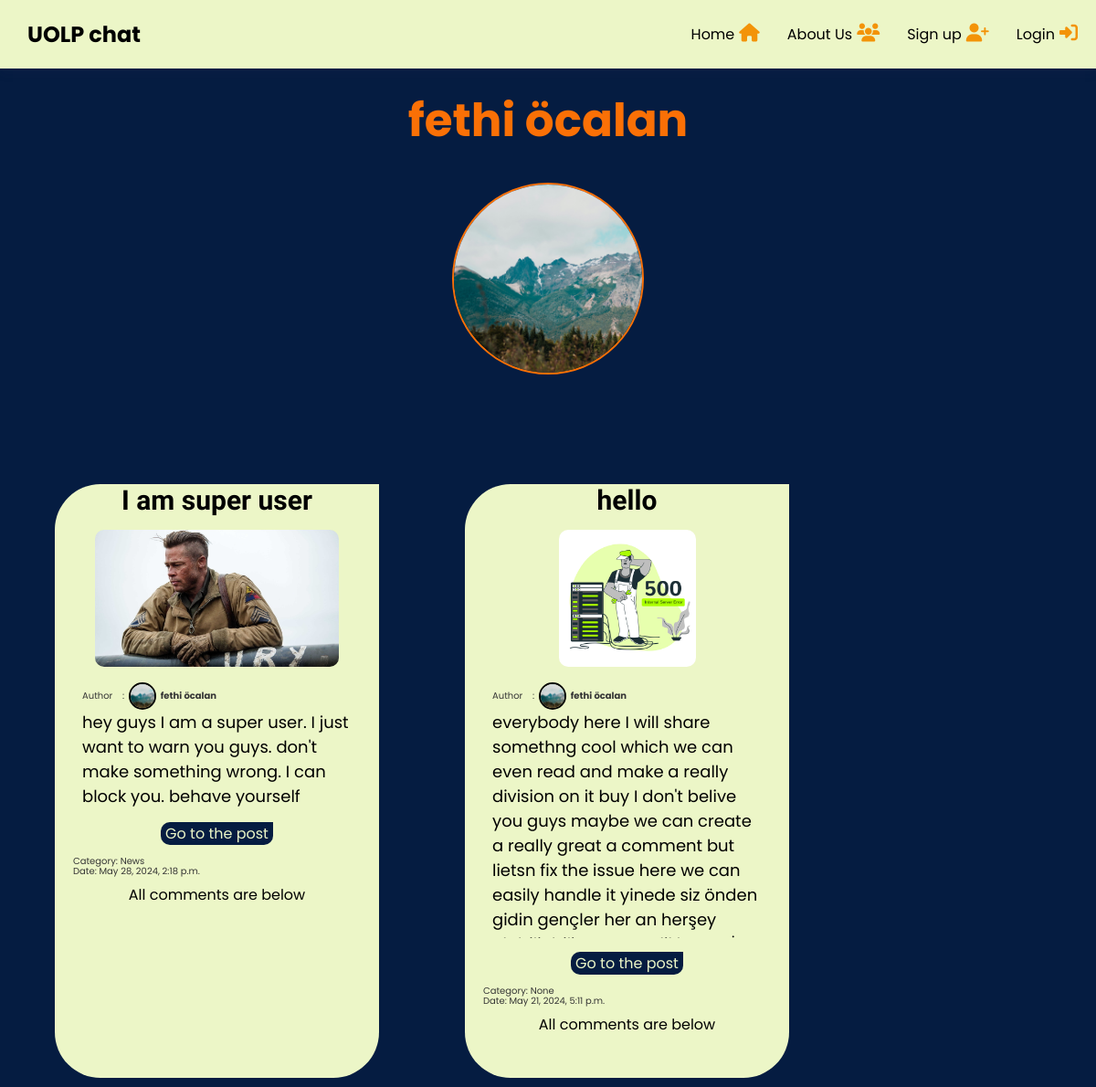
The page /profile/view/65 on the database as committed earlier.
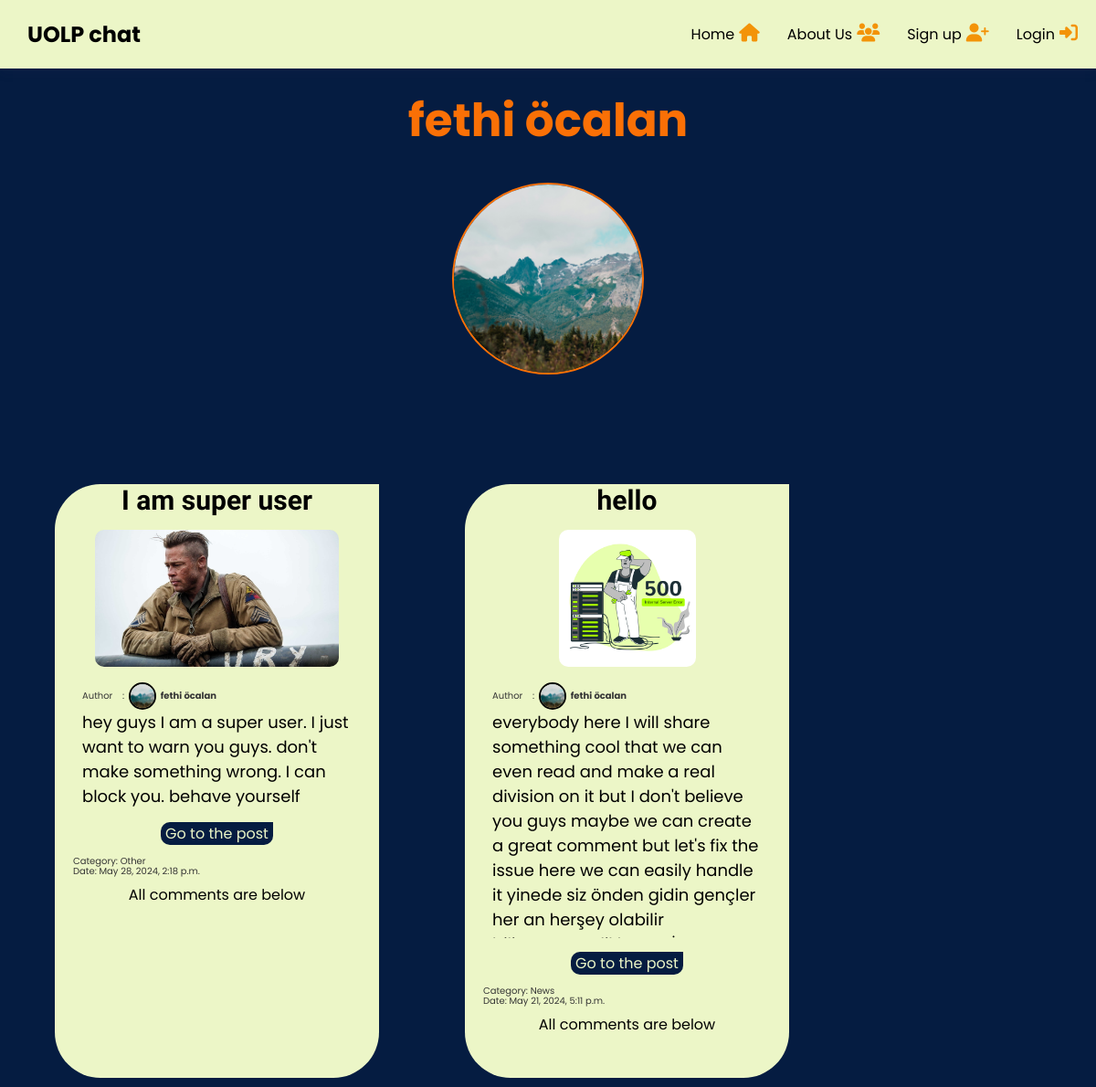
The same page on the database as committed later.
### pages/models.py (models this page shows, shortened)
class Profile(models.Model):
    user = models.OneToOneField(User, on_delete=models.CASCADE)
    image = models.ImageField(default='profile_pics/male_def.jpg', upload_to=user_directory_path)
    bio = models.TextField(default='No bio')
    class Meta:
        verbose_name = "All Profile"
        ordering = ['user_id']

### posts/models.py (models this page shows, shortened)
class Post(models.Model):
    CATEGORY_CHOICES = [
        ('News', 'News'),
        ('Question', 'Question'),
        ('Tips', 'Tips'),
        ('Event', 'Event'),
        ('Other', 'Other'),
    ]
    owner = models.ForeignKey(User, on_delete=models.CASCADE, default=1, verbose_name='owner')
    title = models.CharField(max_length=100)
    content = models.TextField()
    image = models.ImageField(upload_to='posted_images/%Y/%m/%d/', null=True, blank=True)
    pdf = models.FileField(upload_to='posted_pdfs/%Y/%m/%d/', null=True, blank=True, verbose_name='PDF file')
    date_posted = models.DateTimeField(auto_now_add=True, verbose_name='posted date')
    sender_id = models.IntegerField(default=0, verbose_name='sender id')
    sender_name = models.CharField(max_length=100, default='', verbose_name='sender name')
    active = models.BooleanField(default=True, verbose_name='public post')
    category = models.CharField(max_length=100, null=True, blank=True, choices=CATEGORY_CHOICES, verbose_name='category')
    class Meta:
        verbose_name = "All Post"
        ordering = ['-date_posted']

### pages/views.py (the view)
# urls.py: path('profile/view/<int:user_id>', views.view_profile, name='view_profile'),
def view_profile(request, user_id):
    current_user = request.user
    return render(request, 'pages/view_profile.html', {'user': current_user, 'posts': Post.objects.all(), 'profilo': User.objects.get(id=user_id), 'thisPage': 'view_profile'})

### templates/pages/view_profile.html
{% extends 'base.html' %}
{% block content %}
<div class="view_profile">
    <div class="view_profile_header">
<p>{{ profilo.first_name }} {{ profilo.last_name }}</p>
{% if profilo.profile.image %}
            <div class="profile_image_view">
                <img src="{{ profilo.profile.image.url }}" alt="Profile Picture" >
            </div>
      {% endif %}
      </div>
</div>
{% for post in posts %}
        {% if  post.sender_id == profilo.id %}
            {% if post.active %}
           {% include "posts/post.html" %}
            {% endif %}
        {% endif %}
    {% endfor %}
{% endblock %}

### templates/base.html (shortened to what this page needs)
{% load static %}
<!DOCTYPE html>
<html>
<head>
    {% if user.is_authenticated and thisPage == "profile" %}
    <title>Profile:{{user.username}}</title>
    <link rel="stylesheet" href="{% static 'css\pages\profile.css' %}">
    <link rel="stylesheet" href="{% static 'css\form\add_comment.css' %}">
    {% elif thisPage == "about" %}
    <link rel="stylesheet" href="{% static 'css\pages\about.css' %}">
    {% elif thisPage == "sign" %}
    <link rel="stylesheet" href="{% static 'css\pages\sign.css' %}">
    {% elif thisPage == "login" %}
    <link rel="stylesheet" href="{% static 'css\pages\login.css' %}">
    {% elif thisPage == "view_profile" %}
    <link rel="stylesheet" href="{% static 'css\posts\post.css' %}">
    <link rel="stylesheet" href="{% static 'css\pages\view_profile.css' %}">
    <link rel="stylesheet" href="{% static 'css\form\add_comment.css' %}">
    {% elif thisPage == "edit_post" %}
    <link rel="stylesheet" href="{% static 'css\pages\home.css' %}">
    <link rel="stylesheet" href="{% static 'css\posts\edit_post.css' %}">
    {% endif %}
    <link rel="stylesheet" href="{% static 'css\base.css' %}">
    <link rel="stylesheet" href="{% static 'css\nav_bar.css' %}">
    <link rel="stylesheet" href="{% static 'css\pages\view_profile.css' %}">
    {% include "Navbar.html"%}
</head>
    {% block content %}{% endblock %}
</body>
</html>

### templates/navbar.html (shortened to what this page needs)
<link rel="stylesheet" href="https://cdnjs.cloudflare.com/ajax/libs/font-awesome/6.5.1/css/all.min.css" />
<div class = "container_navbar">
<nav>
    <div class="logo">
         <h1>UOLP chat</h1>
         </div>
    <ul>
        <li><a href="{% url 'home' %}">Home<i class="fa-solid fa-house"></i></a></li>
        <li><a href="{% url 'about' %}">About Us<i class="fa-solid fa-users"></i></a></li>
        {% if not user.is_authenticated %}
        <li><a href="{% url 'signup' %}">Sign up<i class="fa-solid fa-user-plus"></i></a></li>
        <li><a href="{% url 'login' %}">Login<i class="fa-solid fa-right-to-bracket"></i></a></li>
        {% endif %}
    </ul>
</nav>
</div>

### templates/posts/post.html (shortened to what this page needs)
{% if post.active %}
  <div class="container_post">
    <div class="wrapper_post">
      <h3>{{ post.title }}</h3>
      <div class="posted_paragraph_image">
        {% if post.image %}
          <a href="{{ post.image.url }}" target="_blank">
            <img class="main_img_post" src="{{ post.image.url }}" alt="Post Image" />
          </a>
        {% endif %}
        <div class="ab">
          <p class="sender">
            Author&nbsp;&nbsp;&nbsp;&nbsp;:&nbsp;&nbsp;
            <div class="profile_post">
              <img src="{{ post.owner.profile.image.url }}" alt="Comment Image">
            </div>
            &nbsp;<a href="{% url 'view_profile' post.sender_id %}">{{ post.sender_name }}</a>
          </p>
        </div>
        <p>{{ post.content }}</p>
        <div class="btn_post_all">
          <a href="{% url 'view_post' post.id %}" class="btn post_go">Go to the post</a>
        </div>
      </div>
      <div class="category_author_date_post">
        <p class="category">Category: {{ post.get_category_display }}</p>
        <p class="date">Date: {{ post.date_posted }}</p>
      </div>
      <div class="post_comment">
        {% include 'comments/commentsLimited.html' %}
      </div>
    </div>
  </div>
{% endif %}

### templates/comments/commentsLimited.html (shortened to what this page needs)
<p>All comments are below</p>

### static/css/posts/post.css (style rules this page uses)
.container_post { font-family: "Poppins", sans-serif; display:inline-flex; margin-top: 100px; align-items: center; }
.wrapper_post { background: #ecf6c7 ; text-align: center; margin-left: 60px; margin-bottom: 10px; margin-right: 30px; padding:20px 20px 20px 20px; width:355px ; min-height: 650px; border-radius:50px 0px 50px 50px; transform: scale(1); transition: 0.5s ease; }
.wrapper_post h3 { margin-top: -20px; font-family: "Kanit", sans-serif; font-size: 30px; word-wrap: break-word; }
.wrapper_post .posted_paragraph_image { position:relative; margin-top: 5px; padding:10px 10px 50px 10px; }
.wrapper_post .main_img_post { margin-bottom: 10px; max-height: 150px; max-width: 300px; border-radius: 10px 10px 10px 10px; }
.wrapper_post .posted_paragraph_image p { margin-bottom: 0px; max-height: 250px; overflow-y:auto; text-align: left; font-size: 18px; word-wrap: break-word; }
.wrapper_post .posted_paragraph_image .btn_post_all { width: 100%; position: absolute; display: flex; justify-content: space-around; bottom:0; left:0; }
.wrapper_post .posted_paragraph_image .btn { margin-bottom: 10px; text-decoration: none; padding: 0px 5px; border-radius:10px 0px 10px 10px; background:#051c41; color:#ecf6c7; transition: 0.5s ease; transform: scale(1); }
.wrapper_post .category_author_date_post { text-align: left; margin-bottom: 10px; }
.wrapper_post .category_author_date_post p { color:rgb(53, 53, 53); margin-bottom: -5px; font-size: 10px; }
.wrapper_post .ab a { text-decoration: none; color:rgb(53, 53, 53); font-weight: bold; font-size: 10px; }
.wrapper_post .ab .sender { color:rgb(53, 53, 53); font-size: 10px; }
.sender { display: flex; }
.ab { display: flex; align-items: center; }
.wrapper_post .profile_post { width: 30px; height: 30px; border-radius: 50%; overflow: hidden; display: flex; align-items: center; justify-content: center; border: 2px solid #000000; }
.wrapper_post .profile_post img { width: 100%; height: 100%; object-fit: cover; }
@media screen and (max-width: 1477px) { .wrapper_post { background: #ecf6c7 ; text-align: center; margin-left: 60px; margin-bottom: 10px; margin-right: 30px; padding:20px 20px 20px 20px; width:600px ; min-height: 650px; border-radius:50px 0px 50px 50px; transform: scale(1); transition: 0.5s ease; } }
@media screen and (max-width: 1384px) { .wrapper_post { background: #ecf6c7 ; text-align: center; margin-left: 60px; margin-bottom: 10px; margin-right: 30px; padding:20px 20px 20px 20px; width:350px ; min-height: 650px; border-radius:50px 0px 50px 50px; transform: scale(1); transition: 0.5s ease; } }
@media screen and (max-width: 1327px) { .wrapper_post { background: #ecf6c7 ; text-align: center; margin-left: 60px; margin-bottom: 10px; margin-right: 30px; padding:20px 20px 20px 20px; width:550px ; min-height: 650px; border-radius:50px 0px 50px 50px; transform: scale(1); transition: 0.5s ease; } }
@media screen and (max-width: 1283px) { .wrapper_post { background: #ecf6c7 ; text-align: center; margin-left: 60px; margin-bottom: 10px; margin-right: 30px; padding:20px 20px 20px 20px; width:355px ; min-height: 650px; border-radius:50px 0px 50px 50px; transform: scale(1); transition: 0.5s ease; } }

### static/css/pages/view_profile.css (style rules this page uses)
.view_profile { font-family: "Poppins", sans-serif; display: flex; justify-content: center; height: fit-content; }
.view_profile p { color:#fa7006; font-size: 50px; margin-bottom: 30px; font-weight: bold; }
.view_profile_header { display: flex; flex-direction: column; align-items: center; text-align: center; padding: 20px; }
.view_profile .profile_image_view { width: 210px; height: 210px; border-radius: 50%; overflow: hidden; display: flex; align-items: center; justify-content: center; border: 2px solid #fa7006; }
.profile_image_view img { width: 100%; height: 100%; object-fit: cover; }

### static/css/base.css (style rules this page uses)
* { margin:0; box-sizing: border-box; }

Rows that differ between the two databases and show on the page:
changed Post "I am super user": category "News" → "Other"
changed Post "hello": content "…here I will share somethng cool which we can even read and make a really division on it buy I don't belive you guys maybe we can create a really great a comment but lietsn fix the issue here we can easily handle it yinede siz önden gidin gençler her an herşey…" → "…here I will share something cool that we can even read and make a real division on it but I don't believe you guys maybe we can create a great comment but let's fix the issue here we can easily handle it yinede siz önden gidin gençler her an herşey olabilir…"; category "None" → "News"
